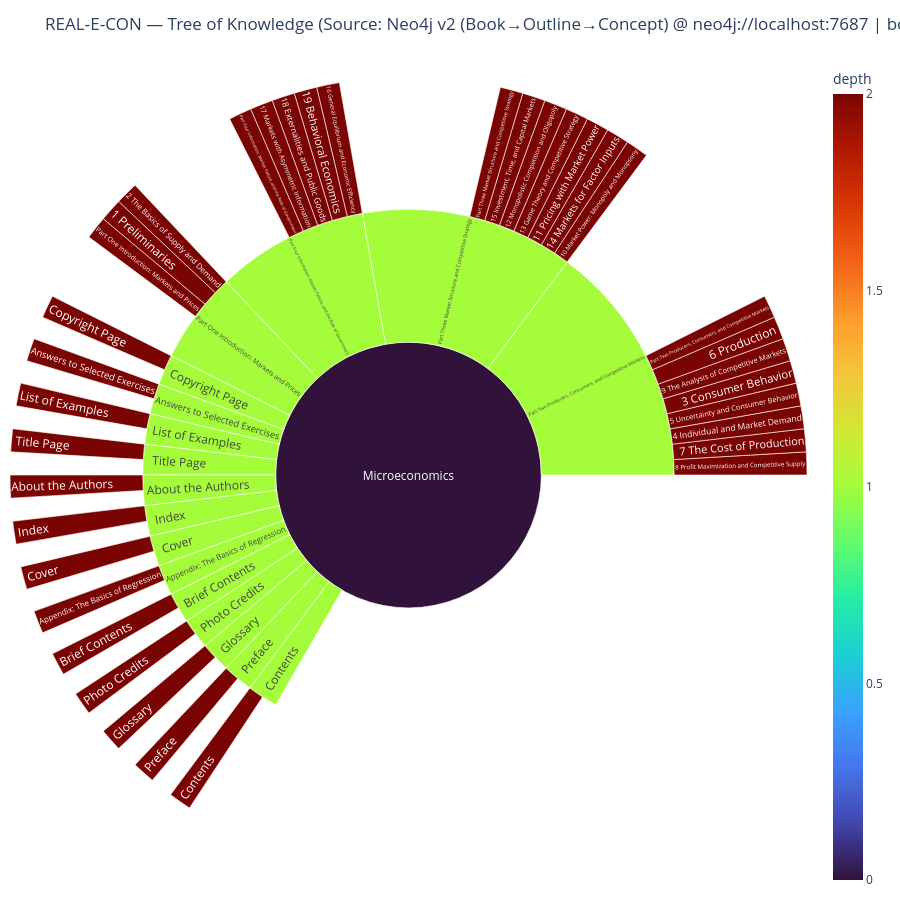

Notebook cell for this chart:
### Markdown cell above
## 5) Radial Tree (Sunburst)

### Code cell
fig = px.sunburst(
    df,
    names="label",
    ids="id",
    parents="parent",
    values="viz_value",
    color="depth",
    color_continuous_scale="Turbo",
    hover_data={"type": True, "depth": True, "viz_value": True, "id": True, "parent": True, "pages": True},
)

fig.update_layout(
    title=f"REAL‑E‑CON — Tree of Knowledge (Source: {source_used})",
    margin=dict(t=60, l=10, r=10, b=10),
    height=900,
)

fig.update_traces(insidetextorientation="radial", textinfo="label", marker=dict(line=dict(width=0.6)))
fig.show()

### Figure 1 — Plotly figure (JSON) as saved in the notebook; plotly's stock layout.template omitted (floating-point values rounded to 4 significant figures; data arrays with more than 128 entries replaced by an {"elided": "..."} marker saying what was removed)
{"data": [{"customdata": {"elided": "54x6 mixed values"}, "domain": {"x": [0, 1], "y": [0, 1]}, "hovertemplate": "label=%{label}<br>viz_value=%{customdata[2]}<br>parent=%{customdata[4]}<br>id=%{customdata[3]}<br>type=%{customdata[0]}<br>depth=%{color}<br>pages=%{customdata[5]}<extra></extra>", "ids": ["book", "out:4:c6ad85a7-60db-4c3d-95b2-ec940b49c59e:164", "out:4:c6ad85a7-60db-4c3d-95b2-ec940b49c59e:626", "out:4:c6ad85a7-60db-4c3d-95b2-ec940b49c59e:629", "out:4:c6ad85a7-60db-4c3d-95b2-ec940b49c59e:169", "out:4:c6ad85a7-60db-4c3d-95b2-ec940b49c59e:187", "out:4:c6ad85a7-60db-4c3d-95b2-ec940b49c59e:170", "out:4:c6ad85a7-60db-4c3d-95b2-ec940b49c59e:163", "out:4:c6ad85a7-60db-4c3d-95b2-ec940b49c59e:165", "out:4:c6ad85a7-60db-4c3d-95b2-ec940b49c59e:628", "out:4:c6ad85a7-60db-4c3d-95b2-ec940b49c59e:385", "out:4:c6ad85a7-60db-4c3d-95b2-ec940b49c59e:386", "out:4:c6ad85a7-60db-4c3d-95b2-ec940b49c59e:491", "out:4:c6ad85a7-60db-4c3d-95b2-ec940b49c59e:421", "out:4:c6ad85a7-60db-4c3d-95b2-ec940b49c59e:464", "out:4:c6ad85a7-60db-4c3d-95b2-ec940b49c59e:441", "out:4:c6ad85a7-60db-4c3d-95b2-ec940b49c59e:510", "out:4:c6ad85a7-60db-4c3d-95b2-ec940b49c59e:162", "out:4:c6ad85a7-60db-4c3d-95b2-ec940b49c59e:624", "out:4:c6ad85a7-60db-4c3d-95b2-ec940b49c59e:166", "out:4:c6ad85a7-60db-4c3d-95b2-ec940b49c59e:536", "out:4:c6ad85a7-60db-4c3d-95b2-ec940b49c59e:537", "out:4:c6ad85a7-60db-4c3d-95b2-ec940b49c59e:613", "out:4:c6ad85a7-60db-4c3d-95b2-ec940b49c59e:589", "out:4:c6ad85a7-60db-4c3d-95b2-ec940b49c59e:569", "out:4:c6ad85a7-60db-4c3d-95b2-ec940b49c59e:627", "out:4:c6ad85a7-60db-4c3d-95b2-ec940b49c59e:625", "out:4:c6ad85a7-60db-4c3d-95b2-ec940b49c59e:168", "out:4:c6ad85a7-60db-4c3d-95b2-ec940b49c59e:203", "out:4:c6ad85a7-60db-4c3d-95b2-ec940b49c59e:339", "out:4:c6ad85a7-60db-4c3d-95b2-ec940b49c59e:304", "out:4:c6ad85a7-60db-4c3d-95b2-ec940b49c59e:230", "out:4:c6ad85a7-60db-4c3d-95b2-ec940b49c59e:258", "out:4:c6ad85a7-60db-4c3d-95b2-ec940b49c59e:204", "out:4:c6ad85a7-60db-4c3d-95b2-ec940b49c59e:370", "out:4:c6ad85a7-60db-4c3d-95b2-ec940b49c59e:279", "out:4:c6ad85a7-60db-4c3d-95b2-ec940b49c59e:167", "concept:4:c6ad85a7-60db-4c3d-95b2-ec940b49c59e:2017", "concept:4:c6ad85a7-60db-4c3d-95b2-ec940b49c59e:2018", "concept:4:c6ad85a7-60db-4c3d-95b2-ec940b49c59e:2019", "concept:4:c6ad85a7-60db-4c3d-95b2-ec940b49c59e:2020", "concept:4:c6ad85a7-60db-4c3d-95b2-ec940b49c59e:2021", "concept:4:c6ad85a7-60db-4c3d-95b2-ec940b49c59e:2022", "concept:4:c6ad85a7-60db-4c3d-95b2-ec940b49c59e:2023", "concept:4:c6ad85a7-60db-4c3d-95b2-ec940b49c59e:2024", "concept:4:c6ad85a7-60db-4c3d-95b2-ec940b49c59e:2025", "concept:4:c6ad85a7-60db-4c3d-95b2-ec940b49c59e:2026", "concept:4:c6ad85a7-60db-4c3d-95b2-ec940b49c59e:2027", "concept:4:c6ad85a7-60db-4c3d-95b2-ec940b49c59e:2028", "concept:4:c6ad85a7-60db-4c3d-95b2-ec940b49c59e:2029", "concept:4:c6ad85a7-60db-4c3d-95b2-ec940b49c59e:2030", "concept:4:c6ad85a7-60db-4c3d-95b2-ec940b49c59e:2031", "concept:4:c6ad85a7-60db-4c3d-95b2-ec940b49c59e:2032", "concept:4:c6ad85a7-60db-4c3d-95b2-ec940b49c59e:2033"], "insidetextorientation": "radial", "labels": ["Microeconomics", "Copyright Page", "Answers to Selected Exercises", "List of Examples", "Part One Introduction: Markets and Prices", "2 The Basics of Supply and Demand", "1 Preliminaries", "Title Page", "About the Authors", "Index", "Part Three Market Structure and Competitive Strategy", "10 Market Power: Monopoly and Monopsony", "14 Markets for Factor Inputs", "11 Pricing with Market Power", "13 Game Theory and Competitive Strategy", "12 Monopolistic Competition and Oligopoly", "15 Investment, Time, and Capital Markets", "Cover", "Appendix: The Basics of Regression", "Brief Contents", "Part Four Information, Market Failure, and the Role of Government", "16 General Equilibrium and Economic Efficiency", "19 Behavioral Economics", "18 Externalities and Public Goods", "17 Markets with Asymmetric Information", "Photo Credits", "Glossary", "Preface", "Part Two Producers, Consumers, and Competitive Markets", "8 Profit Maximization and Competitive Supply", "7 The Cost of Production", "4 Individual and Market Demand", "5 Uncertainty and Consumer Behavior", "3 Consumer Behavior", "9 The Analysis of Competitive Markets", "6 Production", "Contents", "Copyright Page", "Answers to Selected Exercises", "List of Examples", "Part One Introduction: Markets and Prices", "Title Page", "About the Authors", "Index", "Part Three Market Structure and Competitive Strategy", "Cover", "Appendix: The Basics of Regression", "Brief Contents", "Part Four Information, Market Failure, and the Role of Government", "Photo Credits", "Glossary", "Preface", "Part Two Producers, Consumers, and Competitive Markets", "Contents"], "marker": {"coloraxis": "coloraxis", "colors": [0, 1, 1, 1, 1, 2, 2, 1, 1, 1, 1, 2, 2, 2, 2, 2, 2, 1, 1, 1, 1, 2, 2, 2, 2, 1, 1, 1, 1, 2, 2, 2, 2, 2, 2, 2, 1, 2, 2, 2, 2, 2, 2, 2, 2, 2, 2, 2, 2, 2, 2, 2, 2, 2], "line": {"width": 0.6}}, "name": "", "parents": ["", "book", "book", "book", "book", "out:4:c6ad85a7-60db-4c3d-95b2-ec940b49c59e:169", "out:4:c6ad85a7-60db-4c3d-95b2-ec940b49c59e:169", "book", "book", "book", "book", "out:4:c6ad85a7-60db-4c3d-95b2-ec940b49c59e:385", "out:4:c6ad85a7-60db-4c3d-95b2-ec940b49c59e:385", "out:4:c6ad85a7-60db-4c3d-95b2-ec940b49c59e:385", "out:4:c6ad85a7-60db-4c3d-95b2-ec940b49c59e:385", "out:4:c6ad85a7-60db-4c3d-95b2-ec940b49c59e:385", "out:4:c6ad85a7-60db-4c3d-95b2-ec940b49c59e:385", "book", "book", "book", "book", "out:4:c6ad85a7-60db-4c3d-95b2-ec940b49c59e:536", "out:4:c6ad85a7-60db-4c3d-95b2-ec940b49c59e:536", "out:4:c6ad85a7-60db-4c3d-95b2-ec940b49c59e:536", "out:4:c6ad85a7-60db-4c3d-95b2-ec940b49c59e:536", "book", "book", "book", "book", "out:4:c6ad85a7-60db-4c3d-95b2-ec940b49c59e:203", "out:4:c6ad85a7-60db-4c3d-95b2-ec940b49c59e:203", "out:4:c6ad85a7-60db-4c3d-95b2-ec940b49c59e:203", "out:4:c6ad85a7-60db-4c3d-95b2-ec940b49c59e:203", "out:4:c6ad85a7-60db-4c3d-95b2-ec940b49c59e:203", "out:4:c6ad85a7-60db-4c3d-95b2-ec940b49c59e:203", "out:4:c6ad85a7-60db-4c3d-95b2-ec940b49c59e:203", "book", "out:4:c6ad85a7-60db-4c3d-95b2-ec940b49c59e:164", "out:4:c6ad85a7-60db-4c3d-95b2-ec940b49c59e:626", "out:4:c6ad85a7-60db-4c3d-95b2-ec940b49c59e:629", "out:4:c6ad85a7-60db-4c3d-95b2-ec940b49c59e:169", "out:4:c6ad85a7-60db-4c3d-95b2-ec940b49c59e:163", "out:4:c6ad85a7-60db-4c3d-95b2-ec940b49c59e:165", "out:4:c6ad85a7-60db-4c3d-95b2-ec940b49c59e:628", "out:4:c6ad85a7-60db-4c3d-95b2-ec940b49c59e:385", "out:4:c6ad85a7-60db-4c3d-95b2-ec940b49c59e:162", "out:4:c6ad85a7-60db-4c3d-95b2-ec940b49c59e:624", "out:4:c6ad85a7-60db-4c3d-95b2-ec940b49c59e:166", "out:4:c6ad85a7-60db-4c3d-95b2-ec940b49c59e:536", "out:4:c6ad85a7-60db-4c3d-95b2-ec940b49c59e:627", "out:4:c6ad85a7-60db-4c3d-95b2-ec940b49c59e:625", "out:4:c6ad85a7-60db-4c3d-95b2-ec940b49c59e:168", "out:4:c6ad85a7-60db-4c3d-95b2-ec940b49c59e:203", "out:4:c6ad85a7-60db-4c3d-95b2-ec940b49c59e:167"], "textinfo": "label", "type": "sunburst", "values": [36, 1, 1, 1, 3, 1, 1, 1, 1, 1, 7, 1, 1, 1, 1, 1, 1, 1, 1, 1, 5, 1, 1, 1, 1, 1, 1, 1, 8, 1, 1, 1, 1, 1, 1, 1, 1, 1, 1, 1, 1, 1, 1, 1, 1, 1, 1, 1, 1, 1, 1, 1, 1, 1]}], "layout": {"coloraxis": {"colorbar": {"title": {"text": "depth"}}, "colorscale": [[0, "#30123b"], [0.07143, "#4145ab"], [0.1429, "#4675ed"], [0.2143, "#39a2fc"], [0.2857, "#1bcfd4"], [0.3571, "#24eca6"], [0.4286, "#61fc6c"], [0.5, "#a4fc3b"], [0.5714, "#d1e834"], [0.6429, "#f3c63a"], [0.7143, "#fe9b2d"], [0.7857, "#f36315"], [0.8571, "#d93806"], [0.9286, "#b11901"], [1, "#7a0402"]]}, "height": 900, "legend": {"tracegroupgap": 0}, "margin": {"b": 10, "l": 10, "r": 10, "t": 60}, "title": {"text": "REAL‑E‑CON — Tree of Knowledge (Source: Neo4j v2 (Book→Outline→Concept) @ neo4j://localhost:7687 | book_id=pindyck_micro_9e)"}}}
